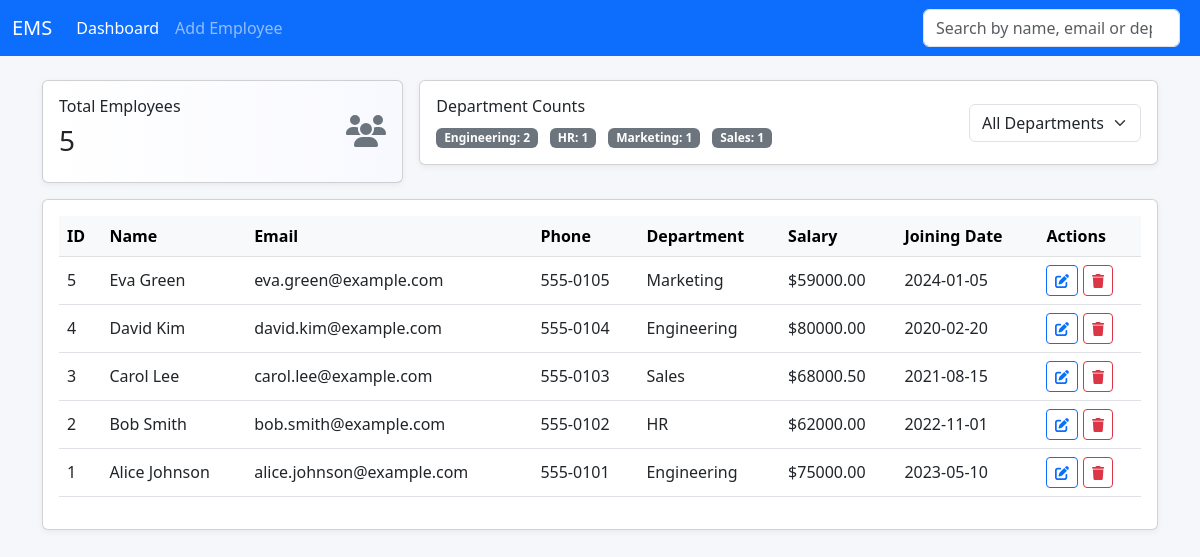
The page / on the database its author committed.
### tables this page shows
CREATE TABLE employees (
            id INTEGER PRIMARY KEY AUTOINCREMENT,
            name TEXT NOT NULL,
            email TEXT UNIQUE NOT NULL,
            phone TEXT NOT NULL,
            department TEXT NOT NULL,
            salary REAL NOT NULL,
            joining_date TEXT NOT NULL
        );

### app.py (the view)
@app.route('/')
def index():
    search = request.args.get('search', '').strip()
    department = request.args.get('department', '').strip()
    conn = get_db_connection()
    query = 'SELECT * FROM employees'
    filters = []
    params = []
    if search:
        filters.append('(name LIKE ? OR email LIKE ? OR department LIKE ?)')
        like = f"%{search}%"
        params.extend([like, like, like])
    if department and department != 'All':
        filters.append('department = ?')
        params.append(department)
    if filters:
        query += ' WHERE ' + ' AND '.join(filters)
    query += ' ORDER BY id DESC'
    employees = conn.execute(query, params).fetchall()
    total = conn.execute('SELECT COUNT(*) FROM employees').fetchone()[0]
    dept_counts = conn.execute('SELECT department, COUNT(*) as cnt FROM employees GROUP BY department').fetchall()
    departments = [row['department'] for row in conn.execute('SELECT DISTINCT department FROM employees').fetchall()]
    conn.close()
    return render_template('index.html', employees=employees, total=total, dept_counts=dept_counts, departments=departments, search=search, selected_department=department)

### app.py (called while the page is built)
def get_db_connection():
    conn = sqlite3.connect(DATABASE)
    conn.row_factory = sqlite3.Row
    return conn

### templates/index.html (shortened to what this page needs)
<!doctype html>
<html lang="en">
  <head>
    <link href="https://cdn.jsdelivr.net/npm/bootstrap@5.3.0/dist/css/bootstrap.min.css" rel="stylesheet">
    <link href="https://cdnjs.cloudflare.com/ajax/libs/font-awesome/6.4.0/css/all.min.css" rel="stylesheet">
    <link rel="stylesheet" href="/static/style.css">
  </head>
  <body>
    <nav class="navbar navbar-expand-lg navbar-dark bg-primary">
      <div class="container-fluid">
        <a class="navbar-brand" href="#">EMS</a>
        <div class="collapse navbar-collapse" id="navMenu">
          <ul class="navbar-nav me-auto mb-2 mb-lg-0">
            <li class="nav-item"><a class="nav-link active" href="#">Dashboard</a></li>
            <li class="nav-item"><a class="nav-link" href="/add">Add Employee</a></li>
          </ul>
          <form class="d-flex" role="search">
            <input id="searchBox" class="form-control me-2" type="search" placeholder="Search by name, email or department" aria-label="Search" value="{{ search }}">
          </form>
        </div>
      </div>
    </nav>
    <div class="container mt-4">
      <div class="row g-3 mb-3">
        <div class="col-md-4">
          <div class="card stats-card p-3">
            <div class="d-flex justify-content-between align-items-center">
              <div>
                <h6>Total Employees</h6>
                <h3>{{ total }}</h3>
              </div>
              <i class="fa-solid fa-users fa-2x text-secondary"></i>
            </div>
          </div>
        </div>
        <div class="col-md-8">
          <div class="card p-3">
            <div class="d-flex justify-content-between align-items-center">
              <div>
                <h6>Department Counts</h6>
                {% for d in dept_counts %}
                  <span class="badge bg-secondary me-2">{{ d['department'] }}: {{ d['cnt'] }}</span>
                {% else %}
                  <span class="text-muted">No departments yet</span>
                {% endfor %}
              </div>
              <div>
                <select id="departmentFilter" class="form-select">
                  <option value="All">All Departments</option>
                </select>
              </div>
            </div>
          </div>
        </div>
      </div>
      <div class="card">
        <div class="card-body table-responsive">
          <table class="table table-hover" id="employeesTable">
            <thead class="table-light">
              <tr>
                <th>ID</th>
                <th>Name</th>
                <th>Email</th>
                <th>Phone</th>
                <th>Department</th>
                <th>Salary</th>
                <th>Joining Date</th>
                <th>Actions</th>
              </tr>
            </thead>
            <tbody>
              {% for emp in employees %}
                <tr>
                  <td>{{ emp['id'] }}</td>
                  <td class="emp-name">{{ emp['name'] }}</td>
                  <td class="emp-email">{{ emp['email'] }}</td>
                  <td>{{ emp['phone'] }}</td>
                  <td class="emp-dept">{{ emp['department'] }}</td>
                  <td>${{ '%.2f'|format(emp['salary']) }}</td>
                  <td>{{ emp['joining_date'] }}</td>
                  <td>
                    <a class="btn btn-sm btn-outline-primary" href="/edit/{{ emp['id'] }}"><i class="fa-solid fa-pen-to-square"></i></a>
                    <form method="post" action="/delete/{{ emp['id'] }}" class="d-inline" id="delForm{{ emp['id'] }}">
                      <button type="button" class="btn btn-sm btn-outline-danger" onclick="confirmDelete({{ emp['id'] }})"><i class="fa-solid fa-trash"></i></button>
                    </form>
                  </td>
                </tr>
              {% else %}
                <tr><td colspan="8" class="text-center text-muted">No employees found.</td></tr>
              {% endfor %}
            </tbody>
          </table>
        </div>
      </div>
    </div>
  </body>
</html>

### static/style.css (style rules this page uses)
body { background:#f5f7fb; }
.stats-card { background: linear-gradient(90deg,#ffffff, #f8f9ff); box-shadow: 0 2px 8px rgba(14,30,37,0.06); }
.card { box-shadow: 0 2px 6px rgba(12,24,36,0.06); }
.table td, .table th { vertical-align: middle; }

### rows shown on the page
employees: id "5", name "Eva Green", email "eva.green@example.com", phone "555-0105", department "Marketing", salary "59000.00", joining_date "2024-01-05"
employees: id "4", name "David Kim", email "david.kim@example.com", phone "555-0104", department "Engineering", salary "80000.00", joining_date "2020-02-20"
employees: id "3", name "Carol Lee", email "carol.lee@example.com", phone "555-0103", department "Sales", salary "68000.50", joining_date "2021-08-15"
employees: id "2", name "Bob Smith", email "bob.smith@example.com", phone "555-0102", department "HR", salary "62000.00", joining_date "2022-11-01"
employees: id "1", name "Alice Johnson", email "alice.johnson@example.com", phone "555-0101", department "Engineering", salary "75000.00", joining_date "2023-05-10"

### other values the page prints
{{ total }} "5"
{{ d['department'] }} "Engineering" "HR" "Marketing" "Sales"
{{ d['cnt'] }} "2" "1" "1" "1"
